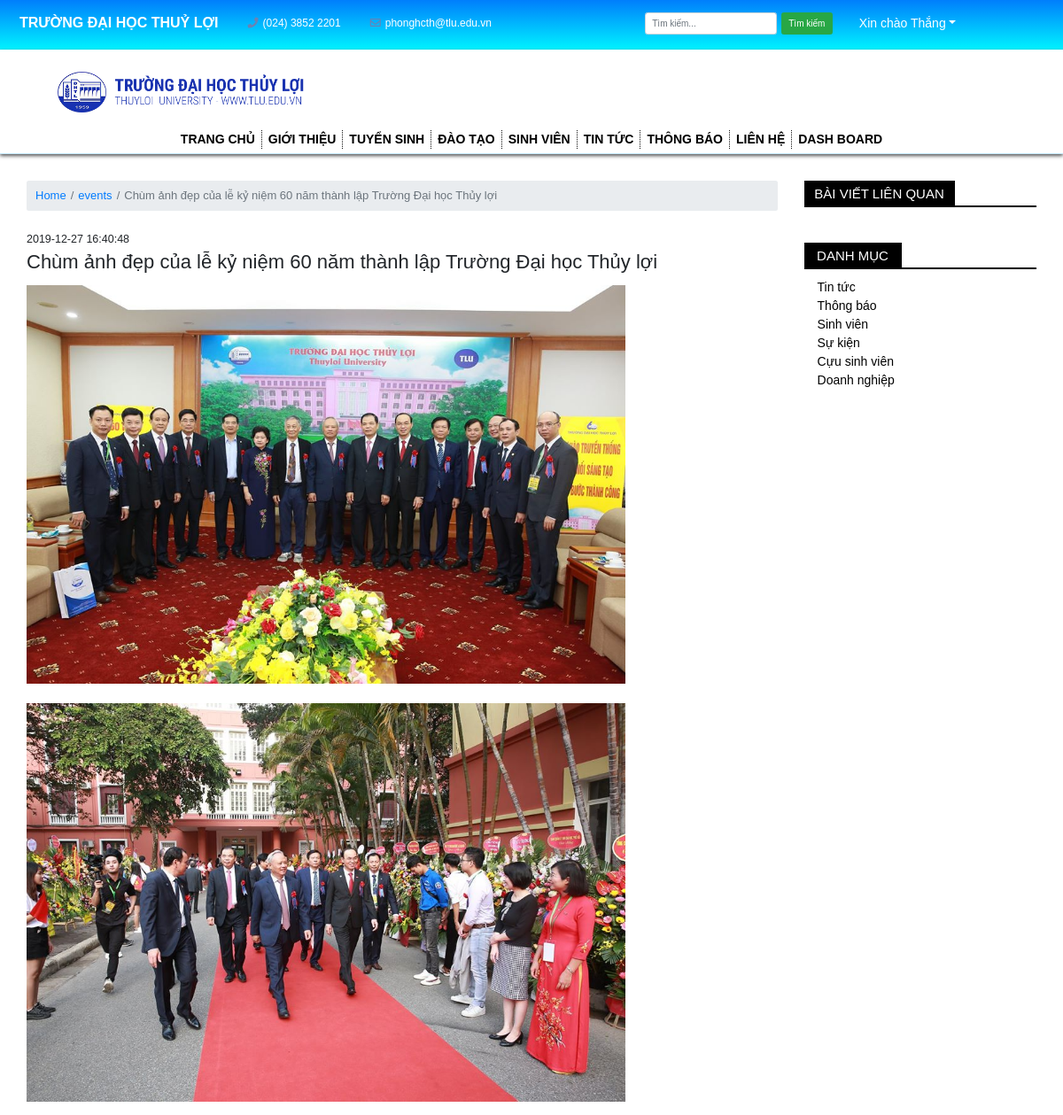
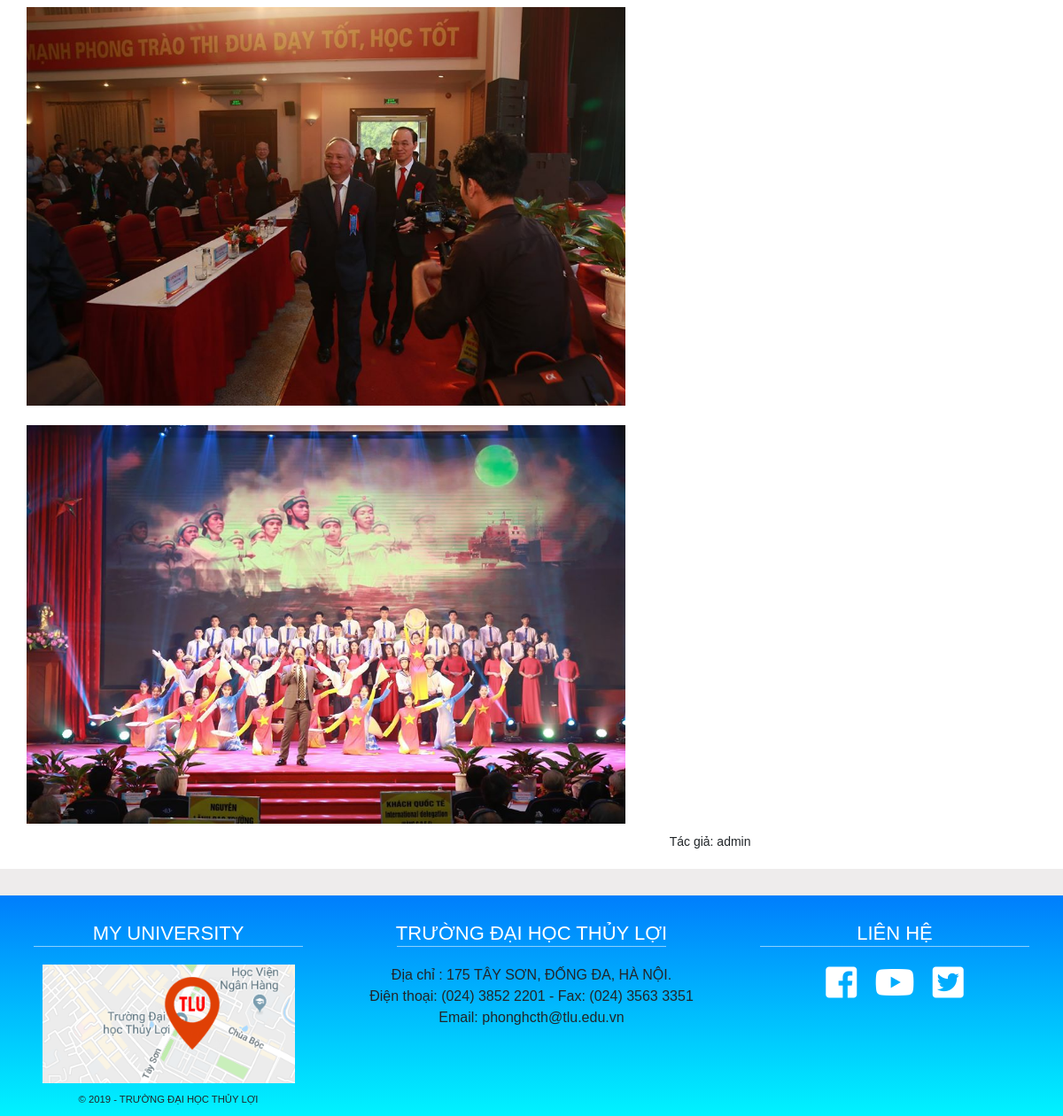
Page /index.php?category=events&idPost=11 (signed in) on the committed database (2 pictures, top to bottom).
### tables this page shows
CREATE TABLE `Account` (
  `accID` tinyint(1) UNSIGNED NOT NULL,
  `userID` char(11) DEFAULT NULL,
  `firstName` varchar(30) NOT NULL,
  `lastName` varchar(30) NOT NULL,
  `email` varchar(50) NOT NULL,
  `password` varchar(100) NOT NULL,
  `level` tinyint(1) DEFAULT '3',
  `created` datetime DEFAULT CURRENT_TIMESTAMP
);

CREATE TABLE `Posts` (
  `idPost` tinyint(1) NOT NULL,
  `category` varchar(50) NOT NULL,
  `titlePost` varchar(255) DEFAULT NULL,
  `content` text NOT NULL,
  `imgPost` text,
  `author` varchar(30) NOT NULL,
  `accID` tinyint(1) UNSIGNED NOT NULL,
  `dateCreated` datetime DEFAULT CURRENT_TIMESTAMP,
  `description` varchar(255) NOT NULL
);

### layout/post.php (the view, shortened to what this page needs)
<?php
    if(isset($_GET['idPost'])){
        $idPost=$_GET['idPost'];
    }
?>
<section class="inner-content mt-5">
    <div class="container">
        <?php
        $sql="SELECT * FROM Posts WHERE category like '$category' AND idPost = '$idPost' ORDER BY idPost DESC ";
            $news=mysqli_query($conn, $sql);
            while ($row=mysqli_fetch_array($news)) {
        ?>
        <div class="row">
            <div class="col-md-9 col-12">
                <nav aria-label="breadcrumb">
                    <ol class="breadcrumb f-13">
                        <li class="breadcrumb-item"><a href="index.php">Home</a></li>
                        <li class="breadcrumb-item"><a href=""><?= $row['category']?></a></li>
                        <li class="breadcrumb-item active" aria-current="page"><?= $row['titlePost']?></li>
                    </ol>
                </nav>
                <article class="pt-4">
                    <h5><?= $row['dateCreated'] ;?></h5>
                    <h2><?= $row['titlePost']?></h2>
                    <div class="text"><?= $row['content']?></div>
                    <div class="author float-right pr-5">Tác giả: <?= $row['author']?></div>
                </article>
            </div>
            <?php }?>
            <div class="col-md-3 col-12">
                <div class="title-post">
                    <h3>Bài viết liên quan</h3>
                </div>
                <div class="list-category">
                    <ul class="container pt-3 pl-3">
                    </ul>
                    <div class="notify category mt-5">
                        <h3>Danh mục</h3>
                    </div>
                    <ul class="container pt-3 pl-3">
                        <li><i class="fas fa-caret-right pr-2"></i><a href="#">Tin tức</a></li>
                        <li><i class="fas fa-caret-right pr-2"></i><a href="#">Thông báo</a></li>
                        <li><i class="fas fa-caret-right pr-2"></i><a href="#">Sinh viên</a></li>
                        <li><i class="fas fa-caret-right pr-2"></i><a href="#">Sự kiện</a></li>
                        <li><i class="fas fa-caret-right pr-2"></i><a href="#">Cựu sinh viên</a></li>
                        <li><i class="fas fa-caret-right pr-2"></i><a href="#">Doanh nghiệp</a></li>
                    </ul>
                </div>
            </div>
        </div>
    </div>
</section>

### layout/top-header.php (shortened to what this page needs)
<div class="top-header">
    <div class="container-fluid">
        <div class="row inner-header">
            <div class="col-md-6 position-relative">
                <div id="left-top-header">
                    <ul>
                        <div class="d-flex justify-content-around align-items-center inner-top-left">
                            <div class="name-school">
                                <li><a href=""><span>Trường đại học Thuỷ Lợi<span></a></li>
                            </div>
                            <div class="info-contact">
                                <li>
                                    <i class="fas fa-phone"></i>
                                    <a href="#">(024) 3852 2201</a>
                                </li>
                                <li>
                                    <i class="far fa-envelope"></i>
                                    <a href="#">phonghcth@tlu.edu.vn</a>
                                </li>
                            </div>
                        </div>
                    </ul>
                </div>
            </div>
            <div class="col-md-6 p-auto">
                <div id="right-top-header">
                    <div class="d-flex justify-content-center align-items-center inner-top-right">
                        <div class="search">
                            <form action="" class="form-inline mr-5">
                                <input class="form-control mr-2" type="text" placeholder="Tìm kiếm...">
                                <button type="submit" class="btn btn-success">Tìm kiếm</button>
                            </form>
                        </div>
                        <div class="login">
                            <?php if (isset($_SESSION['idUser'])) {
                                $accID = $_SESSION['idUser'];
                                $sql = "SELECT * FROM Account WHERE accID = $accID ";
                                $user = mysqli_query($conn, $sql);
                                $row = mysqli_fetch_array($user);
                            ?>
                                <div class="dropdown">
                                    <span class="dropdown-toggle" data-toggle="dropdown">Xin chào <?= $row['lastName']; ?></span>
                                </div>
                            <?php } else { ?>
                                <i class="fas fa-sign-out-alt"></i><a href="#" class="lg"data-toggle="modal" data-target="#login-form">Login/Register</a>
                            <?php } ?>
                        </div>
                    </div>
                </div>
            </div>
        </div>
    </div>
</div>

### css/style.css (style rules this page uses)
* { margin: 0; padding: 0; box-sizing: border-box; font-family: sans-serif; font-size: 62.5%; }
.container-fluid { padding-left: 0; padding-right: 0; }
.container { padding-left: 0; padding-right: 0; }
.top-header { background: linear-gradient(180deg, #007efc 0%, #00f3ff 100%); padding: 0.8rem; }
#left-top-header ul { display: flex; }
#left-top-header ul li { display: inline-block; padding: 0 1.4rem; }
#left-top-header ul li a, #left-top-header ul li i { font-size: 1.2rem; color: #FFF; }
#left-top-header ul li i { padding: 0 0.5rem; color: #6b82b3; }
#left-top-header .name-school span { text-transform: uppercase; font-weight: 700; font-size: 1.6rem; }
#left-top-header a, #left-top-header i { font-size: 1.6rem; color: #FFF; }
.inner-top-left>div { margin-top: 0.6rem; }
.inner-top-right>div { margin-top: 0.6rem; }
.login * { font-size: 1.4rem; }
.login .dropdown span { color: #FFF; cursor: pointer; }
.dropdown { position: relative; display: inline-block; }
.title-news h3, .notify h3, .title-post h3 { width: 8rem; height: 3rem; font-size: 1.5rem; font-weight: 500; background: transparent; text-transform: uppercase; color: #FFF; background-color: #f9c100; display: flex; align-items: center; justify-content: space-around; margin-bottom: 1.8rem; }
.notify h3 { width: 11rem; background-color: #000; }
.title-post h3 { width: 17rem; background-color: #000; }
.notify::after, .title-post::after { content: '.'; display: block; font-size: 0; height: 1px; width: 100%; border-top: 2px solid #000; margin-top: -2rem; }
.f-13 * { font-size: 1.3rem; }
.list-category ul li { list-style-type: none; }
.list-category ul li a { font-size: 1.4rem; color: #000; }
.author { font-size: 1.4rem; }
article .text p { margin-top: 1.2rem; font-size: 1.4rem !important; line-height: 1.8; color: #666; }
article h2 { font-size: 2.2rem; }

### rows in the picture
account: lastName "Thắng"
posts: category "events", titlePost "Chùm ảnh đẹp của lễ kỷ niệm 60 năm thành lập Trường Đại học Thủy lợi", dateCreated "2019-12-27 16:40:48", content (picture), author "admin"
